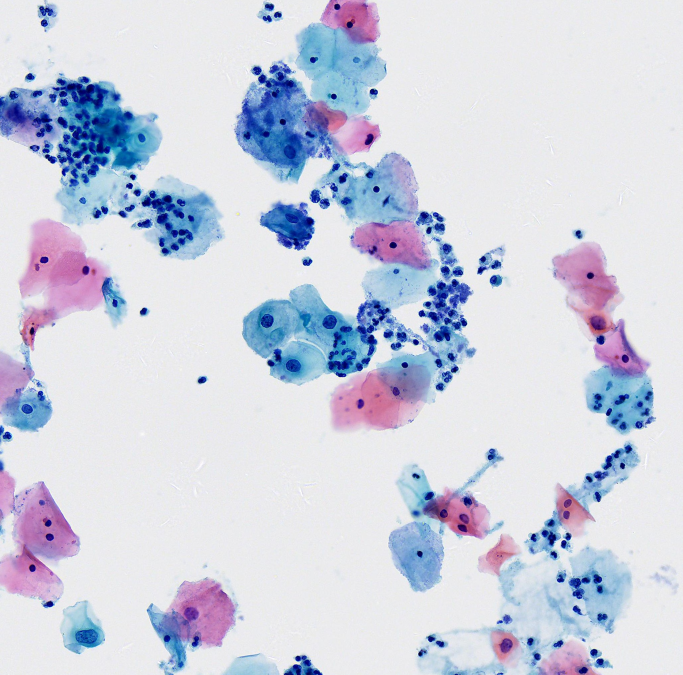
#> input picture team/train-5/184/184.jpg, 2047 x 2025 px (shown at 1/3 size)
$ python text02.py
#> lines starting #> are read from the running program, lines starting #| are printed output that depends on the picture; after the words box and inside, x2 and y2 are one past the last pixel; in counts of white or black regions, pixels touching at a corner belong together
import cv2
import numpy as np

img2=cv2.imread("./train-5/184/184.jpg",cv2.IMREAD_GRAYSCALE)
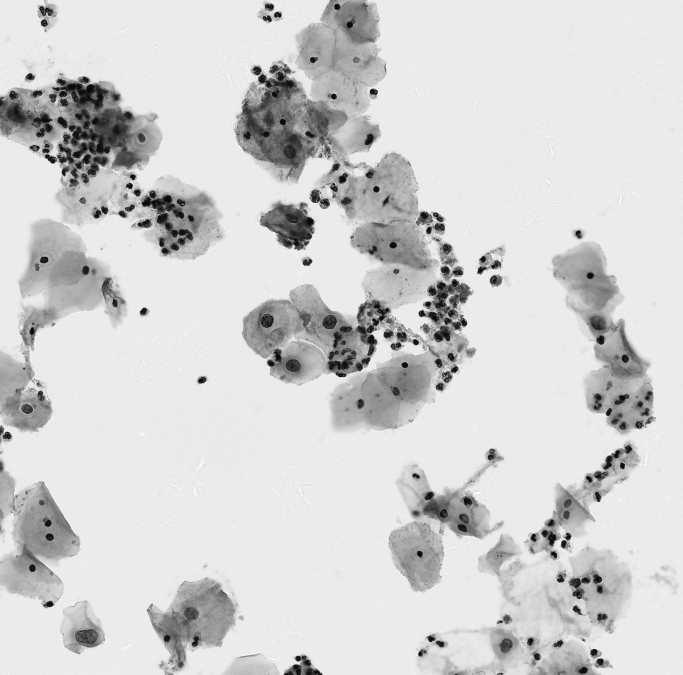
#> img2: shape (2025, 2047) (shown at 1/3 size); min 2, max 255, mean 210.1
img=cv2.imread("./train-5/184/184.jpg",cv2.IMREAD_GRAYSCALE)
img3=cv2.imread("./train-5/184/184.jpg")
#> img3 is the input picture: shape (2025, 2047, 3); mean B, G, R 225.1, 209.5, 205.6

ret1,dst1=cv2.threshold(img,30,255,cv2.THRESH_TOZERO)#控制阈值
# # ret,dst=cv2.threshold(img,100,255,cv2.THRESH_BINARY_INV)#控制阈值--反转
# dst2=dst1-dst
i=img2-dst1
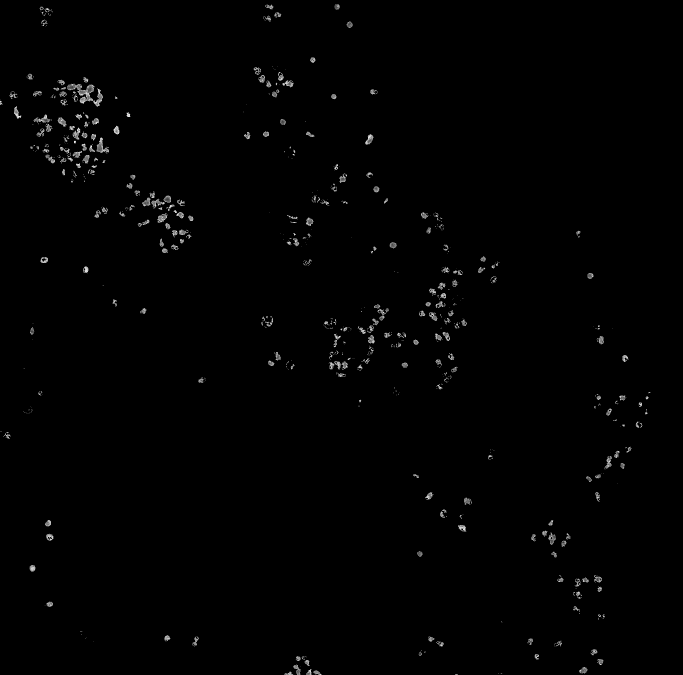
#> i: shape (2025, 2047) (shown at 1/3 size); min 0, max 30, mean 0.2; drawn with min black and max white
cv2.imshow("process",dst1)
cv2.imshow("yuan",img2)
cv2.imshow("jian",i)#求相减后的图像差
ret,dst=cv2.threshold(i,10,255,cv2.THRESH_BINARY_INV)#控制阈值--反转得到i
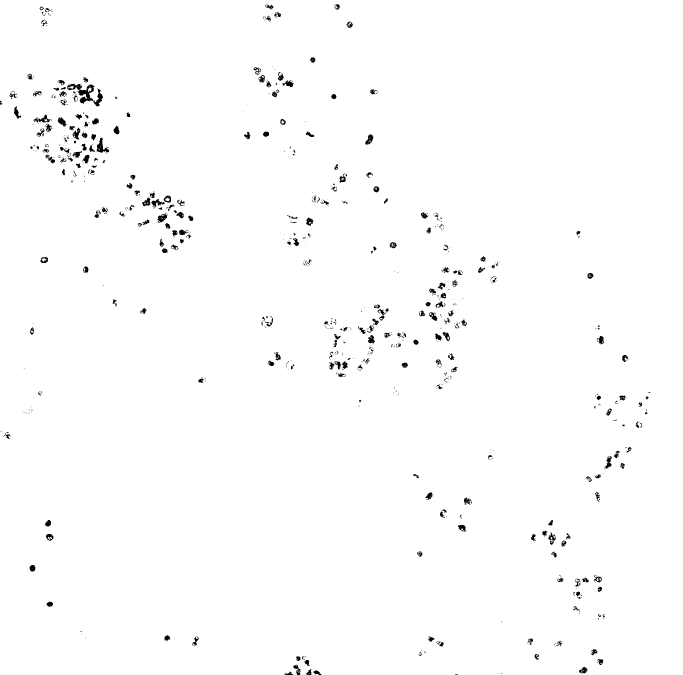
#> dst: shape (2025, 2047) (shown at 1/3 size); 98.9% white; 778 black regions (489 under 20 px)
# cv2.imshow("4",dst)


l=dst
# gray= cv2.cvtColor(dst, cv2.COLOR_BGR2GRAY)
ret_, thresh_ = cv2.threshold(l,80, 255, cv2.THRESH_BINARY)
contours_, hierarchy_ = cv2.findContours(thresh_, cv2.RETR_TREE, cv2.CHAIN_APPROX_NONE)
#> contours_ = 1629 contours, 1282 with area under 20; largest, box (x1, y1, x2, y2) and area: (0, 0, 2047, 2025) 4140119, (201, 250, 284, 313) 2156, (289, 412, 328, 459) 799, (279, 265, 310, 321) 674, (100, 343, 150, 369) 590
for cnt in contours_:#边缘检测
    x,y,w,h=cv2.boundingRect(cnt)
    print(f"w:{w},h:{h}")
    if 70>w>20:
        i=cv2.rectangle(img3,(x,y),(x+w,y+h),(0,0,255),2)
#> this loop made 1629 passes
#> (x, y, w, h) on passes 1, 4, 7: (1366, 2024, 5, 1), (859, 2022, 1, 1), (897, 2017, 1, 1)
#| w:5,h:1
#| w:3,h:2
#| w:2,h:1
#| w:1,h:1
#| w:1,h:3
#| w:2,h:3
#| w:1,h:1
#| w:1,h:1
#> (further printed lines are left out)
# [21 lines of commented-out code are left out]

cv2.imshow("11",img3)


# [30 lines of commented-out code are left out]
cv2.waitKey()
cv2.destroyAllWindows()
